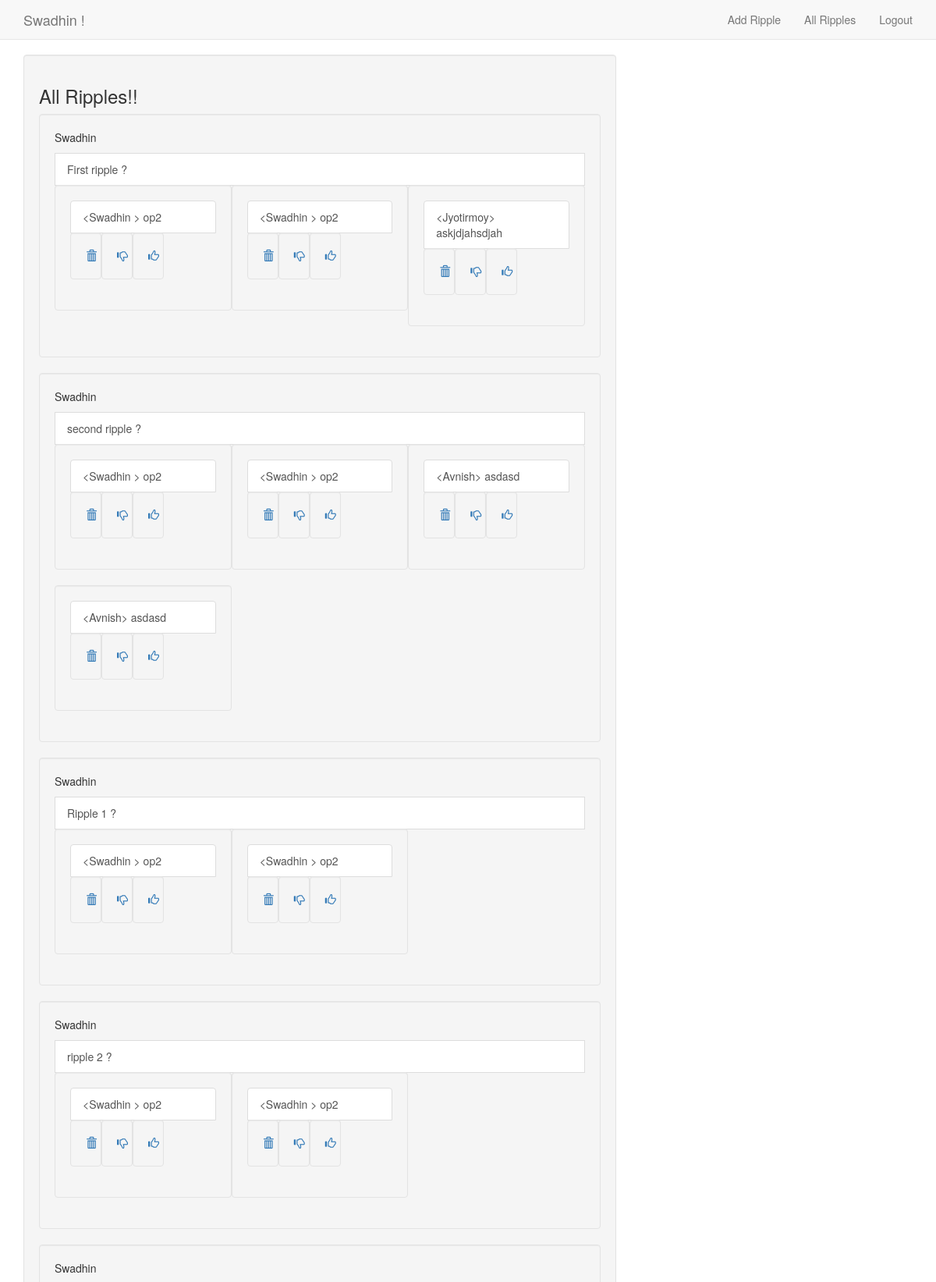
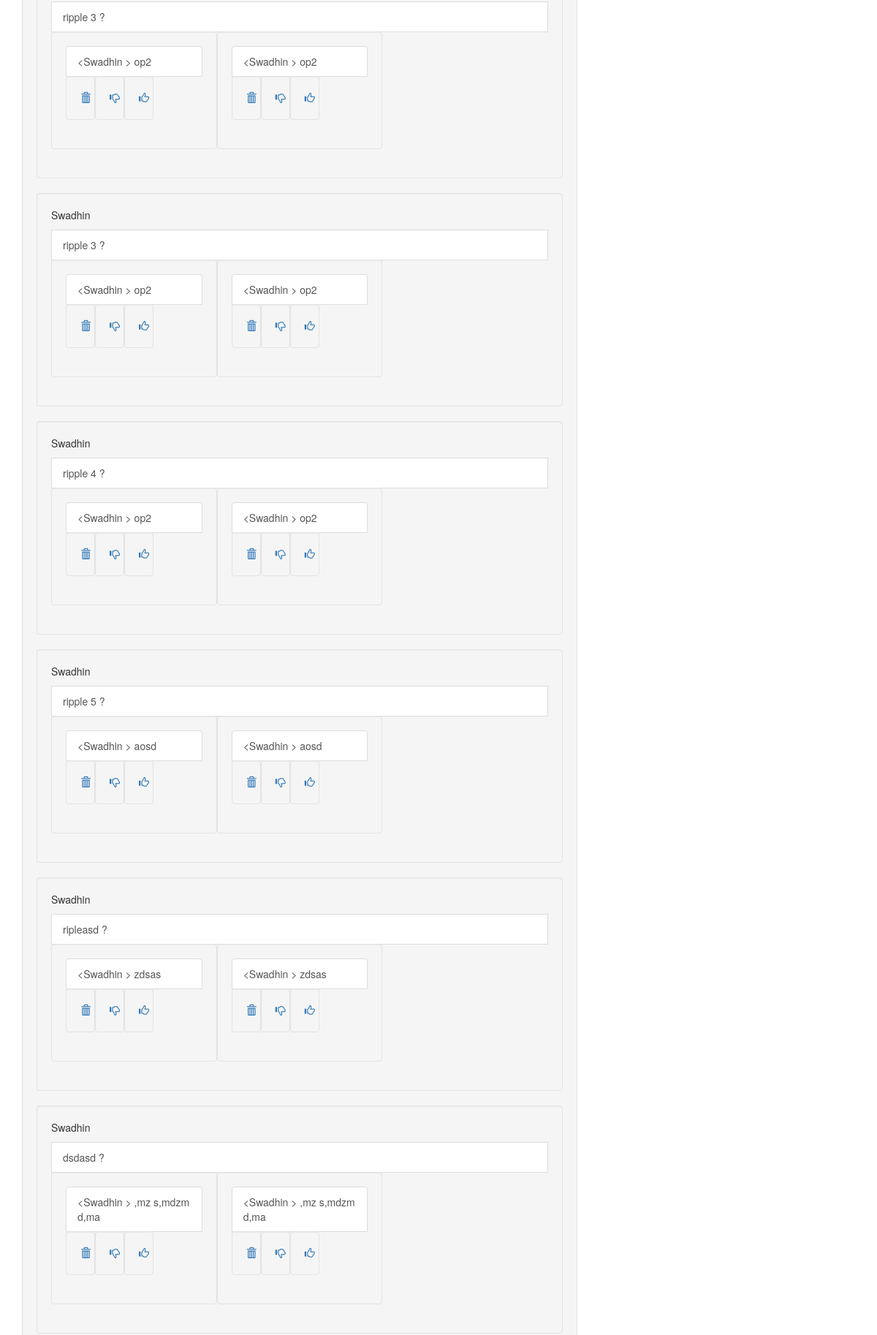
The app's page /account/ripples (signed in, upper part) with its own data (2 pictures, top to bottom).
### data/models.py (models this page shows, shortened)
class UserQueries(models.Model):
	queryOwner = models.ForeignKey(User, related_name="userQueryOwner")
	question = models.CharField(max_length=64)
	timeStamp = models.DateTimeField(auto_now_add=True)
	comment = models.CharField(max_length=128,blank=True)
	objects = QueryManager()
	def __str__(self):
		return "{0} ?".format(self.question)
		"""return "<{0}> {1} ?".format(self.queryOwner.first_name,self.question)"""

class UserOpinions(models.Model):
	opinionOwner = models.ForeignKey(User, related_name="userOpinionOwner")
	questionOfOpinion = models.ForeignKey(UserQueries,related_name="parentUserQuery")
	opinion = models.CharField(max_length=64)
	timeStamp = models.DateTimeField(auto_now_add=True)
	comment = models.CharField(max_length=128,blank=True)
	objects = OpinionManager()
	def __str__(self):
		return "<{0}> {1}".format(self.opinionOwner.first_name,self.opinion)

### accounts/views.py (the view)
@login_required
def ripples(request):
	userQueries = UserQueries.objects.all()
	queriesWithDetails = []
	for q in userQueries:
		oList = UserOpinions.objects.opinionsForQuery(q)
		queryDetailObj = UserQueryWithDetails(q,oList)
		if utils.isPermittedToAddOpinion(q,request.user):
			queryDetailObj.setOpinionAddButton(True)
		else:
			queryDetailObj.setOpinionAddButton(False)
		queriesWithDetails.append(queryDetailObj)
	context = {'titleName': 'Ripplect',
				'brandName': request.user.first_name,
				'queriesWithDetails': queriesWithDetails}
	return render(request,"accounts/ripples.html",context)

### data/models.py (called while the page is built)
	def opinionsForQuery(self,UserQueries):
		return super(OpinionManager,self).get_queryset().filter(questionOfOpinion_id=UserQueries.id)

### data/utils.py (called while the page is built)
def isPermittedToAddOpinion(query,opUser):
	""" Some validity check/Exception Handling """
	opList = UserOpinions.objects.filter(questionOfOpinion=query , opinionOwner=opUser)
	opinionCount = opList.count()
	print opinionCount
	print "opinion User = {0}".format(opUser)
	print "query Creator User = {0}".format(query.queryOwner)
	if opUser == query.queryOwner :
		""" Allowing 2 opinions for a query starter"""
		if opinionCount >= 0 and opinionCount < 2:
			return True
	else :
		""" allow only 1 opinion otherwise """
		if opinionCount == 0 :
			return True
	return False

	def setOpinionAddButton(self,FlagForNewOpinion):
		self.OpinionAddButton = FlagForNewOpinion

### accounts/templates/accounts/ripples.html
{% extends "accounts/home.html" %}
{% block content %}
    <div class="well col-md-8">
      {% include "data/ripples_list_snippet.html" with header="All  Ripples!! " queryList=userQueries detailQueryList=queriesWithDetails %}
    </div>
{% endblock content %}

### templates/base.html (shortened to what this page needs)
{% load staticfiles %}
<!DOCTYPE html>
  <html class="no-js">
<head>
  {% block styling %}
  <link rel="stylesheet" href="{% static 'bootstrap/css/bootstrap.min.css' %}">
  {% endblock styling%}
</head>
<body>
  <nav class="navbar navbar-default  navbar-fixed-top" role="navigation">
    <div class="container">
      <div class="navbar-header">
        <a class="navbar-brand"  href="{% block brandurl %}#{% endblock brandurl %}">
          {% block brandname %} {{brandName}}{% endblock brandname %}! </a>
      </div>
      <ul class="nav navbar-nav navbar-right">
            {% block navigationLinks %}
            {% endblock navigationLinks %}
          {% if user.is_authenticated %}
            <li> <a href="{% url 'ripplect_login' %}"> Logout </a> </li>
          {% else %}
            <li> <a href="{% url 'ripplect_login' %}"> Login </a> </li>
          {% endif %}
      </ul>
    </div>
  </nav>
  <div class="container">
    {% block content %}
    {% endblock content %}
  </div>
</body>
</html>

### data/templates/data/ripples_list_snippet.html (shortened to what this page needs)
<h3 class="panel-header"> {{header}}</h3>
<div class="list-group">
	{% load endless %}
	{% for detailQuery in detailQueryList %}
		<div class="well col-md-12">
			<p> {{detailQuery.query.queryOwner.first_name}} </p>
			<a class="list-group-item" href="{% url 'rippleView' pk=detailQuery.query.id %}">
				{{detailQuery.query}}
			</a>
			{% for opinion in detailQuery.opinionList %}
				<div class="well col-md-4">
					<a class="list-group-item" href="#">
						{{opinion}}
					</a>
					<a class="well col-xs-2" href="#">
						<span class="glyphicon glyphicon-trash"</span>
					</a>
					<a class="well col-xs-2"  href="#">
						<span class="glyphicon glyphicon-thumbs-down"</span>
					</a>
					<a class="well col-xs-2" href="#">
						<span class="glyphicon glyphicon-thumbs-up"</span>
					</a>
				</div>
			{% empty %}
				<span class="list-group-item">No Views</span>
			{% endfor %}
		</div>
	{% empty %}
		<span class="list-group-item">No ripple Available</span>
	{% endfor %}
</div>

### templates/base.html (style rules this page uses)
body { padding-top: 70px; }

### records on screen
UserQueries: query.queryOwner.first_name "Swadhin", query "First ripple ?"
UserOpinions: opinionOwner+opinion "<Swadhin > op2"
UserOpinions: opinionOwner+opinion "<Swadhin > op2"
UserOpinions: opinionOwner+opinion "<Jyotirmoy> askjdjahsdjah"
UserQueries: query.queryOwner.first_name "Swadhin", query "second ripple ?"
UserOpinions: opinionOwner+opinion "<Swadhin > op2"
UserOpinions: opinionOwner+opinion "<Swadhin > op2"
UserOpinions: opinionOwner+opinion "<Avnish> asdasd"
UserOpinions: opinionOwner+opinion "<Avnish> asdasd"
UserQueries: query.queryOwner.first_name "Swadhin", query "Ripple 1 ?"
UserOpinions: opinionOwner+opinion "<Swadhin > op2"
UserOpinions: opinionOwner+opinion "<Swadhin > op2"
UserQueries: query.queryOwner.first_name "Swadhin", query "ripple 2 ?"
UserOpinions: opinionOwner+opinion "<Swadhin > op2"
UserOpinions: opinionOwner+opinion "<Swadhin > op2"
UserQueries: query.queryOwner.first_name "Swadhin", query "ripple 3 ?"
UserOpinions: opinionOwner+opinion "<Swadhin > op2"
UserOpinions: opinionOwner+opinion "<Swadhin > op2"
UserQueries: query.queryOwner.first_name "Swadhin", query "ripple 3 ?"
UserOpinions: opinionOwner+opinion "<Swadhin > op2"
UserOpinions: opinionOwner+opinion "<Swadhin > op2"
UserQueries: query.queryOwner.first_name "Swadhin", query "ripple 4 ?"
UserOpinions: opinionOwner+opinion "<Swadhin > op2"
UserOpinions: opinionOwner+opinion "<Swadhin > op2"
UserQueries: query.queryOwner.first_name "Swadhin", query "ripple 5 ?"
UserOpinions: opinionOwner+opinion "<Swadhin > aosd"
UserOpinions: opinionOwner+opinion "<Swadhin > aosd"
UserQueries: query.queryOwner.first_name "Swadhin", query "ripleasd ?"
UserOpinions: opinionOwner+opinion "<Swadhin > zdsas"
UserOpinions: opinionOwner+opinion "<Swadhin > zdsas"
UserQueries: query.queryOwner.first_name "Swadhin", query "dsdasd ?"
UserOpinions: opinionOwner+opinion "<Swadhin > ,mz s,mdzm d,ma"
UserOpinions: opinionOwner+opinion "<Swadhin > ,mz s,mdzm d,ma"

### other values on screen
{{ brandName }} "Swadhin"
{{ header }} "All Ripples!!"
